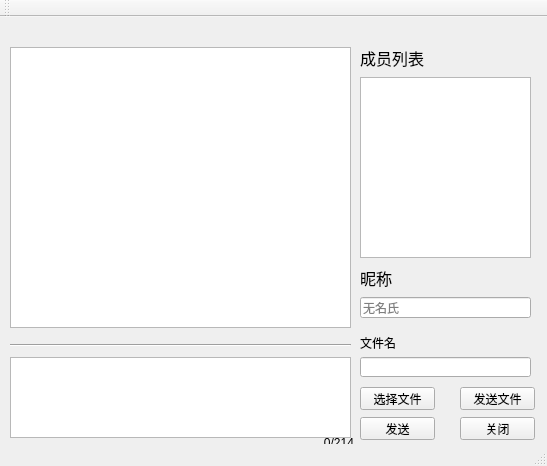
<?xml version="1.0" encoding="UTF-8"?>
<ui version="4.0">
 <class>MainWindow</class>
 <widget class="QMainWindow" name="MainWindow">
  <property name="geometry">
   <rect>
    <x>0</x>
    <y>0</y>
    <width>547</width>
    <height>466</height>
   </rect>
  </property>
  <property name="windowTitle">
   <string>MainWindow</string>
  </property>
  <widget class="QWidget" name="centralWidget">
   <widget class="QPlainTextEdit" name="inputTextEdit">
    <property name="geometry">
     <rect>
      <x>10</x>
      <y>340</y>
      <width>341</width>
      <height>81</height>
     </rect>
    </property>
   </widget>
   <widget class="QLineEdit" name="nicknameLineEdit">
    <property name="geometry">
     <rect>
      <x>360</x>
      <y>280</y>
      <width>171</width>
      <height>21</height>
     </rect>
    </property>
    <property name="inputMask">
     <string/>
    </property>
    <property name="placeholderText">
     <string>无名氏</string>
    </property>
   </widget>
   <widget class="QLabel" name="ipLabel">
    <property name="geometry">
     <rect>
      <x>360</x>
      <y>30</y>
      <width>71</width>
      <height>21</height>
     </rect>
    </property>
    <property name="font">
     <font>
      <family>Agency FB</family>
      <pointsize>12</pointsize>
     </font>
    </property>
    <property name="text">
     <string>成员列表</string>
    </property>
   </widget>
   <widget class="QLabel" name="nicknameLabel">
    <property name="geometry">
     <rect>
      <x>360</x>
      <y>250</y>
      <width>71</width>
      <height>21</height>
     </rect>
    </property>
    <property name="font">
     <font>
      <family>Agency FB</family>
      <pointsize>12</pointsize>
     </font>
    </property>
    <property name="text">
     <string>昵称</string>
    </property>
   </widget>
   <widget class="QPushButton" name="sendPushButton">
    <property name="geometry">
     <rect>
      <x>360</x>
      <y>400</y>
      <width>75</width>
      <height>23</height>
     </rect>
    </property>
    <property name="font">
     <font>
      <family>SimSun-ExtB</family>
      <pointsize>9</pointsize>
     </font>
    </property>
    <property name="text">
     <string>发送</string>
    </property>
    <property name="iconSize">
     <size>
      <width>16</width>
      <height>16</height>
     </size>
    </property>
    <property name="shortcut">
     <string>Return</string>
    </property>
   </widget>
   <widget class="Line" name="line">
    <property name="geometry">
     <rect>
      <x>10</x>
      <y>320</y>
      <width>341</width>
      <height>16</height>
     </rect>
    </property>
    <property name="orientation">
     <enum>Qt::Horizontal</enum>
    </property>
   </widget>
   <widget class="QTextEdit" name="displayer">
    <property name="geometry">
     <rect>
      <x>10</x>
      <y>30</y>
      <width>341</width>
      <height>281</height>
     </rect>
    </property>
   </widget>
   <widget class="QLabel" name="countLabel">
    <property name="geometry">
     <rect>
      <x>300</x>
      <y>420</y>
      <width>54</width>
      <height>12</height>
     </rect>
    </property>
    <property name="text">
     <string>0/214</string>
    </property>
    <property name="alignment">
     <set>Qt::AlignRight|Qt::AlignTrailing|Qt::AlignVCenter</set>
    </property>
   </widget>
   <widget class="QPushButton" name="pushButton">
    <property name="geometry">
     <rect>
      <x>460</x>
      <y>400</y>
      <width>75</width>
      <height>23</height>
     </rect>
    </property>
    <property name="text">
     <string>关闭</string>
    </property>
   </widget>
   <widget class="QLineEdit" name="lineEdit">
    <property name="geometry">
     <rect>
      <x>360</x>
      <y>340</y>
      <width>171</width>
      <height>20</height>
     </rect>
    </property>
   </widget>
   <widget class="QLabel" name="label">
    <property name="geometry">
     <rect>
      <x>360</x>
      <y>320</y>
      <width>54</width>
      <height>12</height>
     </rect>
    </property>
    <property name="text">
     <string>文件名</string>
    </property>
   </widget>
   <widget class="QPushButton" name="selectPushButton">
    <property name="geometry">
     <rect>
      <x>360</x>
      <y>370</y>
      <width>75</width>
      <height>23</height>
     </rect>
    </property>
    <property name="text">
     <string>选择文件</string>
    </property>
   </widget>
   <widget class="QPushButton" name="sendFilePushButton">
    <property name="geometry">
     <rect>
      <x>460</x>
      <y>370</y>
      <width>75</width>
      <height>23</height>
     </rect>
    </property>
    <property name="text">
     <string>发送文件</string>
    </property>
   </widget>
   <widget class="QListWidget" name="memberListWidget">
    <property name="geometry">
     <rect>
      <x>360</x>
      <y>60</y>
      <width>171</width>
      <height>181</height>
     </rect>
    </property>
   </widget>
  </widget>
  <widget class="QToolBar" name="mainToolBar">
   <attribute name="toolBarArea">
    <enum>TopToolBarArea</enum>
   </attribute>
   <attribute name="toolBarBreak">
    <bool>false</bool>
   </attribute>
  </widget>
  <widget class="QStatusBar" name="statusBar"/>
 </widget>
 <layoutdefault spacing="6" margin="11"/>
 <resources/>
 <connections/>
</ui>
